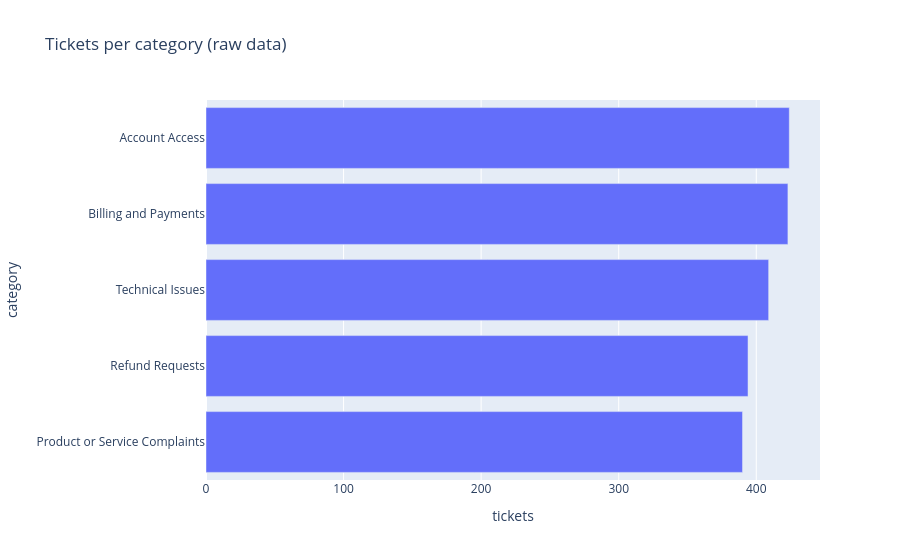

Here is the notebook cell this chart was saved with:
### Code cell
cat_counts = df["category"].value_counts().reset_index()    # number of tickets in each category
cat_counts.columns = ["category", "tickets"]         # gives the two columns clear names
display(cat_counts)                                 #shows the table (works in jupyter)

fig = px.bar(cat_counts, x="tickets", y="category",
             orientation="h",           # horizontal bars
             title="Tickets per category (raw data)")    # chart title
fig.update_layout(yaxis={"categoryorder": "total ascending"})   # sort bar by size
fig.show()              # draw the chart

### Figure 1 — Plotly figure (JSON) as saved in the notebook; plotly's stock layout.template omitted (floating-point values rounded to 4 significant figures)
{"data": [{"alignmentgroup": "True", "hovertemplate": "tickets=%{x}<br>category=%{y}<extra></extra>", "legendgroup": "", "marker": {"color": "#636efa", "pattern": {"shape": ""}}, "name": "", "offsetgroup": "", "orientation": "h", "showlegend": false, "textposition": "auto", "type": "bar", "x": [424, 423, 409, 394, 390], "xaxis": "x", "y": ["Account Access", "Billing and Payments", "Technical Issues", "Refund Requests", "Product or Service Complaints"], "yaxis": "y"}], "layout": {"barmode": "relative", "legend": {"tracegroupgap": 0}, "title": {"text": "Tickets per category (raw data)"}, "xaxis": {"anchor": "y", "domain": [0, 1], "title": {"text": "tickets"}}, "yaxis": {"anchor": "x", "categoryorder": "total ascending", "domain": [0, 1], "title": {"text": "category"}}}}
